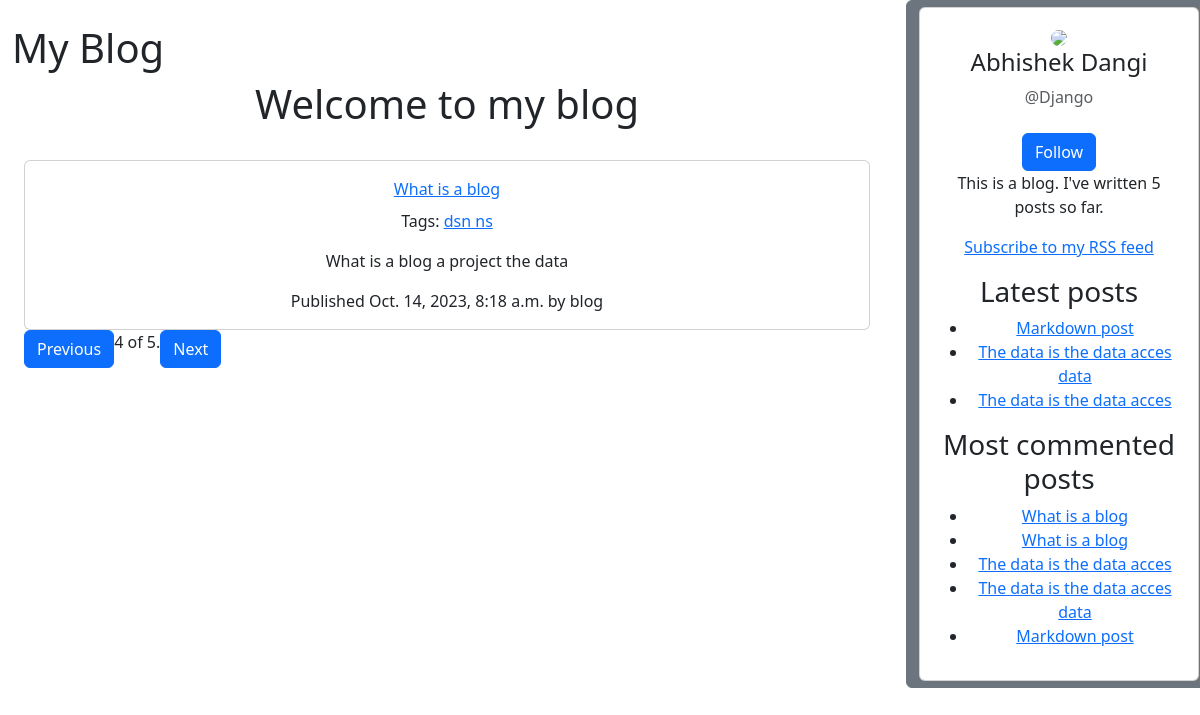
The app's page /blog/?page=4 with its own data.
### blog/models.py (models this page shows, shortened)
class Post(models.Model):
     class Status(models.TextChoices):
          DRAFT = 'DF', 'Draft'
          PUBLISHED = 'PB', 'Published'
     title = models.CharField(max_length=250)
     slug = models.SlugField(max_length=250, unique_for_date='publish')
     author = models.ForeignKey(User, on_delete=models.CASCADE, related_name='blog_posts')
     body = models.TextField()
     publish = models.DateTimeField(default=timezone.now)
     created = models.DateTimeField(auto_now_add=True)
     updated = models.DateTimeField(auto_now=True)
     status = models.CharField(max_length=2, choices=Status.choices, default=Status.DRAFT)
     objects = models.Manager() # The default manager.
     published = PublishedManager()
     tags = TaggableManager()
     class Meta:
          ordering = ["-publish"]
          indexes = [
          models.Index(fields=["-publish"]),
          ]
     def get_absolute_url(self):
          return reverse('blog:post_detail', args=[self.publish.year, self.publish.month,self.publish.day,self.slug])

### blog/views.py (the view)
# urls.py: path("", views.post_list, name="post_list"),
def post_list(request, tag_slug=None):
    post_list = Post.published.all()
    tag = None
    if tag_slug:
        tag = get_object_or_404(Tag, slug=tag_slug)
        post_list = post_list.filter(tags__in=[tag])
    paginator = Paginator(post_list, 1)
    page_number = request.GET.get("page", 1)
    try:
        posts = paginator.page(page_number)
    except PageNotAnInteger:
        posts = paginator.page(1)
    except EmptyPage:
        posts = paginator.page(paginator.num_pages)
    return render(request, "blog/post/list.html", {"posts": posts, "tag": tag})

### blog/models.py (called while the page is built)
     def get_queryset(self):
          return super().get_queryset()\
               .filter(status=Post.Status.PUBLISHED)

### blog/templatetags/blog_tags.py (called while the page is built)
@register.simple_tag
def total_posts():
    return Post.published.count()

@register.inclusion_tag('blog/post/latest_posts.html')
def show_latest_posts(count=5):
     latest_posts = Post.published.order_by('-publish')[:count]
     return {'latest_posts': latest_posts}

@register.simple_tag
def get_most_commented_posts(count=5):
     return Post.published.annotate(total_comments=Count('comments')).order_by('-total_comments')[:count]

@register.filter(name='markdown')
def markdown_format(text):
     return mark_safe(markdown.markdown(text))

### templates/blog/post/list.html (shortened to what this page needs)
{% extends "blog/base.html" %}
{% load blog_tags %}
{% block content %}
<div class="container text-center">
     <h1>Welcome to my blog</h1><br />
     {% for post in posts %}
     <div class="card card-body">
          <a class="card-title text-primary" href="{{ post.get_absolute_url }}">
               {{ post.title }}
          </a>
          <p class="tags">Tags:
               {% for tag in post.tags.all %}
               <a href="{% url 'blog:post_list_by_tag' tag.slug %}">
                    {{ tag.name }}
               </a>
               {% endfor %}
          </p>
          {{ post.body|markdown|truncatewords_html:30  }}
          <p class="card-text">
               Published {{ post.publish }} by {{ post.author }}
          </p>
     </div>
     {% endfor %}
</div>
{% include "pagination.html" with page=posts %}
{% endblock %}

### templates/blog/base.html (shortened to what this page needs)
{% load blog_tags %}
{% load static %}
<!doctype html>
<html lang="en">
<head>
     <link href="https://cdn.jsdelivr.net/npm/bootstrap@5.3.2/dist/css/bootstrap.min.css" rel="stylesheet"
>
</head>
<body>
     <div class="row">
          <div class="col-sm-9 p-4">
               <h1 class="">My Blog</h1>
               {% block content %}
               {% endblock %}
          </div>
          <div class="col-sm-3 btn btn-secondary">
               <div class="card">
                    <div class="card-body text-center">
                         <img src="https://mdbcdn.b-cdn.net/img/Photos/new-templates/bootstrap-chat/ava2-bg.webp"
                              class="rounded-circle img-fluid" style="width: 100px;" />
                         <h4 class="mb-2">Abhishek Dangi</h4>
                         <p class="text-muted mb-4">@Django</p>
                         <a href="#" class="btn btn-primary">Follow</a>
                         <p>This is a blog.
                              I've written {% total_posts %} posts so far.
                         </p>
                         <p>
                              <a href="{% url 'blog:post_feed' %}">
                                   Subscribe to my RSS feed
                              </a>
                         </p>
                         <h3>Latest posts</h3>
                         {% show_latest_posts 3 %}
                         <h3>Most commented posts</h3>
                         {% get_most_commented_posts as most_commented_posts %}
                         <ul>
                              {% for post in most_commented_posts %}
                              <li>
                                   <a href="{{ post.get_absolute_url }}">{{ post.title }}</a>
                              </li>
                              {% endfor %}
                    </div>
               </div>
          </div>
     </div>
</body>
</html>

### templates/blog/post/latest_posts.html
<ul>
     {% for post in latest_posts %}
     <li>
     <a href="{{ post.get_absolute_url }}">{{ post.title }}</a>
     </li>
     {% endfor %}
    </ul>

### records on screen
Post: title "What is a blog", body "What is a blog a project the data", publish "Oct. 14, 2023, 8:18 a.m.", author "blog"
Tag: name "dsn ns"
Post: title "Markdown post"
Post: title "The data is the data acces data"
Post: title "The data is the data acces"
Post: title "What is a blog"

### other values on screen
{{ page.number }} "4"
{{ page.paginator.num_pages }} "5"
